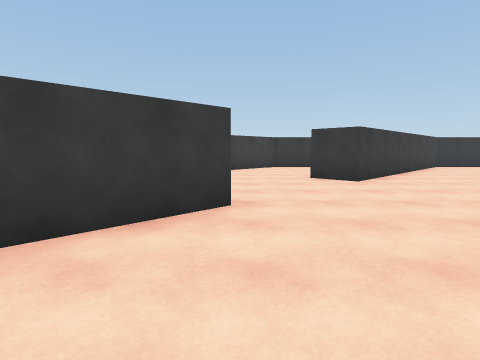
view 1 (above)

24 first-person views from a walk through a scene from a Unity 3-D project. The camera is 1.3 m above the floor, tilts 6° down and sees 80° across. The floor is counted in squares, 1.8 m on a side. Each view is taken from the middle of a square. On the plan, view 1 faces up. The plan holds only what a view shows up to about 10 squares ahead; the rest is blank. The place goes on beyond the plan. The player character is not drawn.

view 2
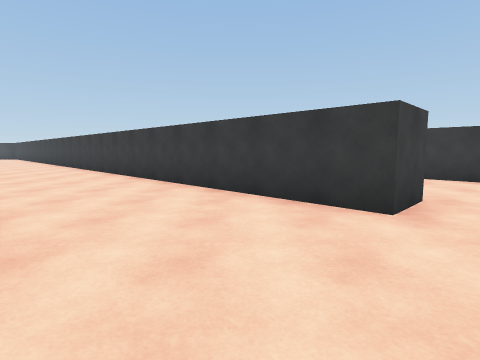

view 3
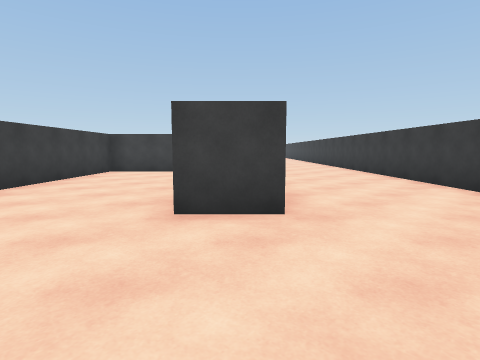

view 4
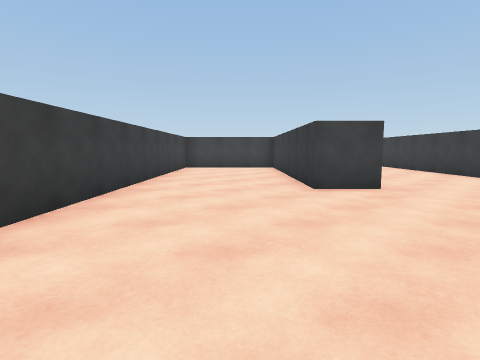

view 5
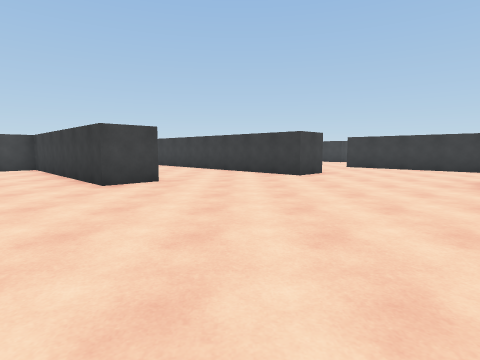

view 6
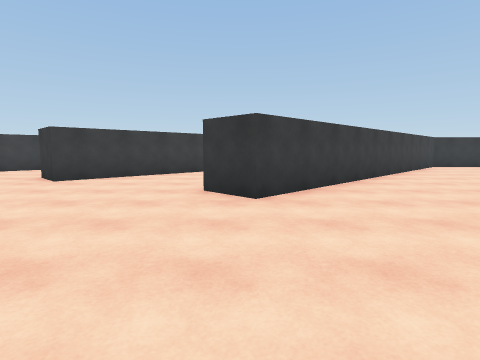

view 7
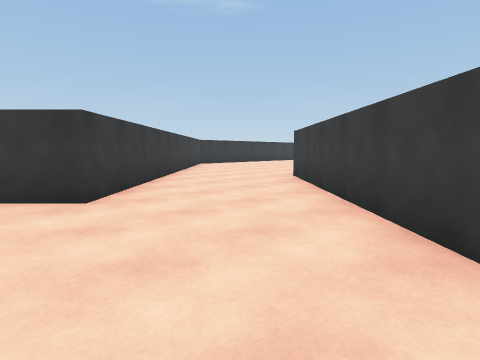

view 8
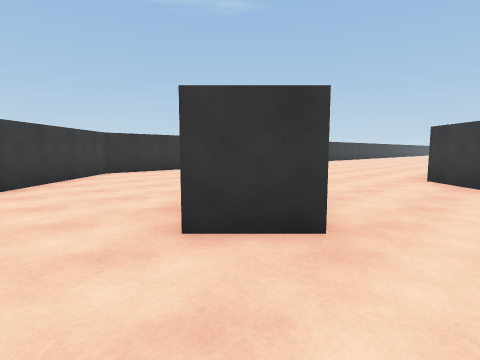

view 9
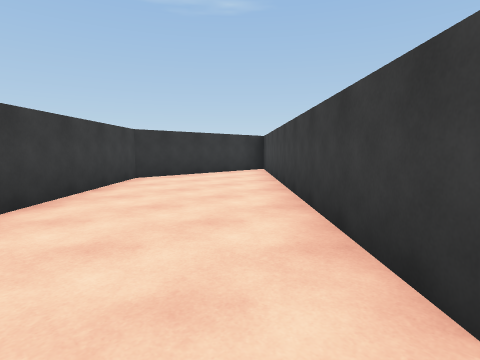

view 10
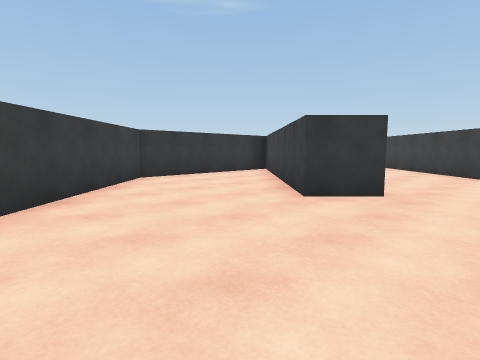

view 11
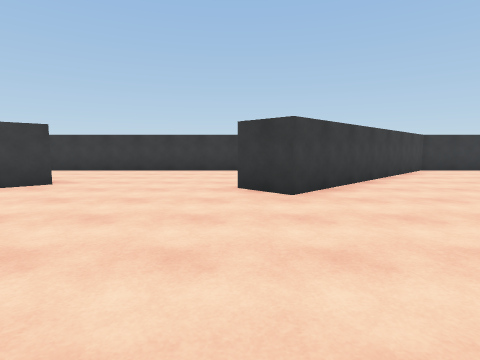

view 12
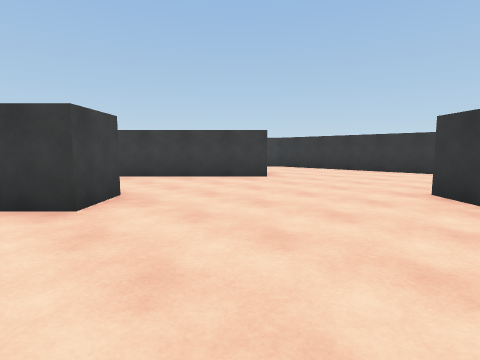

view 13
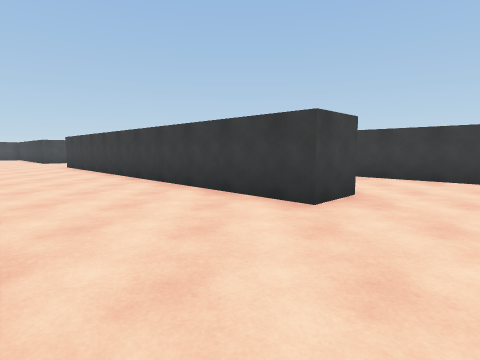

view 14
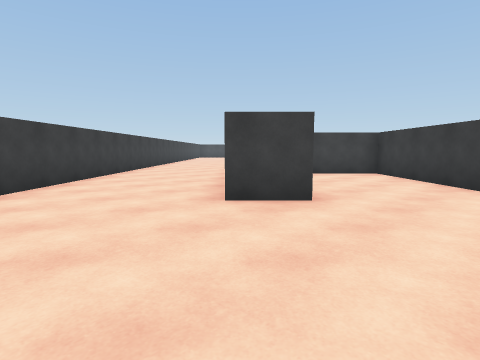

view 15
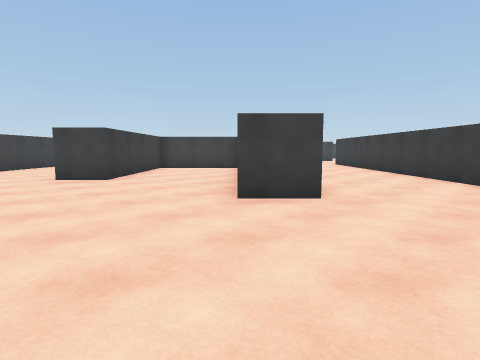

view 16
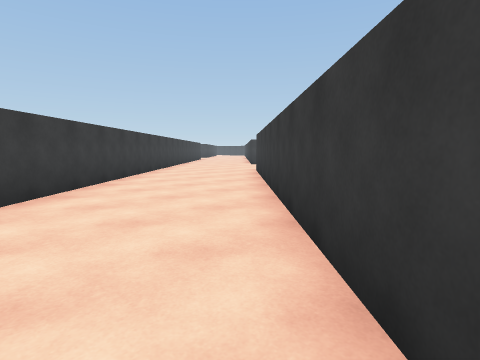

view 17
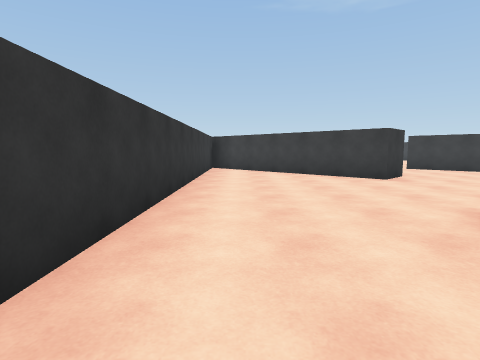

view 18
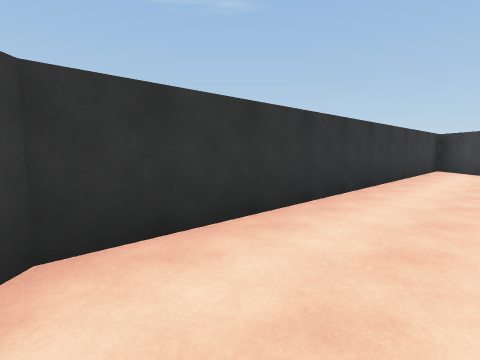

view 19
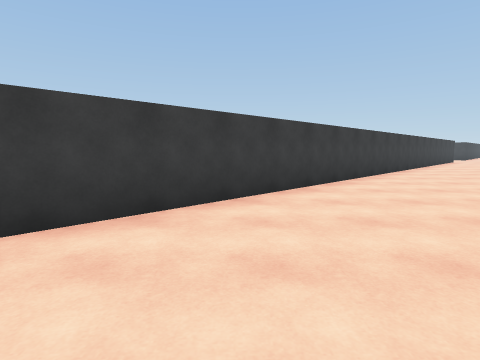

view 20
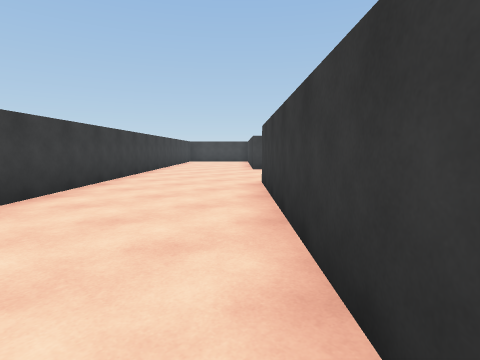

view 21
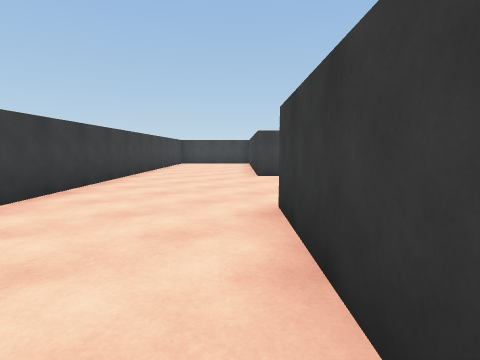

view 22
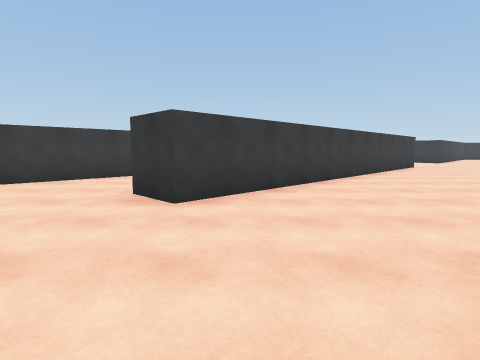

view 23
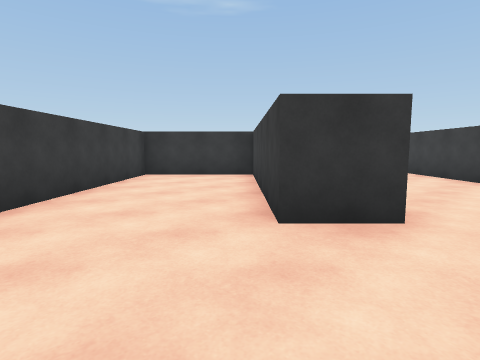

view 24
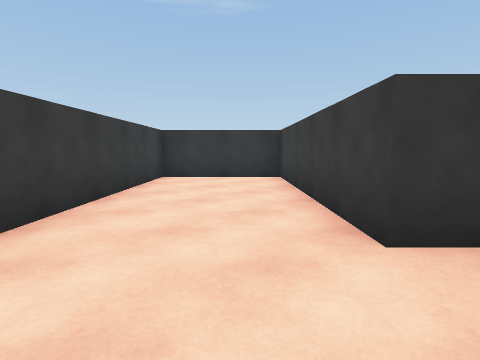

### Floor plan
Points are (right, up) in squares from view 1. A wall is a line through its corners. A room is listed if a view was taken in it or the views show most of it. See-through windows are left out.
Room 1 (view 1)
walls: (-1, 2.8) (-7.1, -3.3)
ways out: opening at (0, 1.3) to room 2
Room 2 (views 2, 3, 4, 5, 6, 7, 8, 9, 10, 11, 12, 13, 14, 15, 16, 17, 18, 19, 20, 21, 22, 23, 24)
walls: (-2.6, 3) (-1.9, 3.7); (-1, 4.6) (-0.1, 3.7) (-1, 2.8); (-10.9, 1.6) (-8.6, 3.9) (-7.7, 3) (-15.9, -5.2) (-16.8, -4.3) (-12.8, -0.4) (-15.1, 1.9) (-19.6, -2.6); (1.4, 0.1) (2.3, -0.8) (-2.1, -5.1); (-2.2, -5.5) (0.3, -7.9) (6.8, -1.4); (-9.9, 8.9) (-9, 8) (-14.2, 2.8) (-12.8, 1.4); (8.3, 0.1) (12.7, 4.5); (-18.8, -0.1) (-11, 7.7); (5.1, 12.1) (1.4, 12.1) (-4.2, 6.5) (-5, 7.4) (-0.3, 12.1) (-11.7, 12.1) (-19.3, 4.5); (9.8, 6.8) (7.2, 4.2) (6.4, 5.1) (12.8, 11.5); (-19.5, -7.8) (-18.9, -8.3); (-17.9, -12.3) (-5.5, 0.1); (12.1, 12.1) (8.3, 12.1) (2.7, 6.5) (1.8, 7.4) (5.7, 11.3)
ways out: opening at (0, 1.3) to room 1; opening at (11, 5.3)

Where each view was taken, in squares from view 1:
view 1: 0 up, 0 right, facing up
view 2: 2 up, 3 right, facing left
view 3: 2 up, 4 right, facing down-left
view 4: 2 up, 7 right, facing down-left
view 5: 2 up, 8 right, facing left
view 6: 0 up, 7 right, facing up
view 7: 0 up, 6 right, facing up-right
view 8: 3 up, 5 right, facing up-right
view 9: 5 up, 5 right, facing up-right
view 10: 5 up, 2 left, facing up-right
view 11: 2 up, 5 left, facing up
view 12: 2 up, 4 left, facing up-left
view 13: 2 up, 4 left, facing left
view 14: 6 up, 5 left, facing down-left
view 15: 11 up, 6 left, facing down-left
view 16: 11 up, 12 left, facing down-left
view 17: 11 up, 12 left, facing right
view 18: 10 up, 12 left, facing up-right
view 19: 10 up, 13 left, facing down
view 20: 1 down, 11 left, facing down-left
view 21: 3 down, 13 left, facing down-left
view 22: 9 down, 15 left, facing up
view 23: 6 down, 19 left, facing up-right
view 24: 5 down, 19 left, facing up-right
